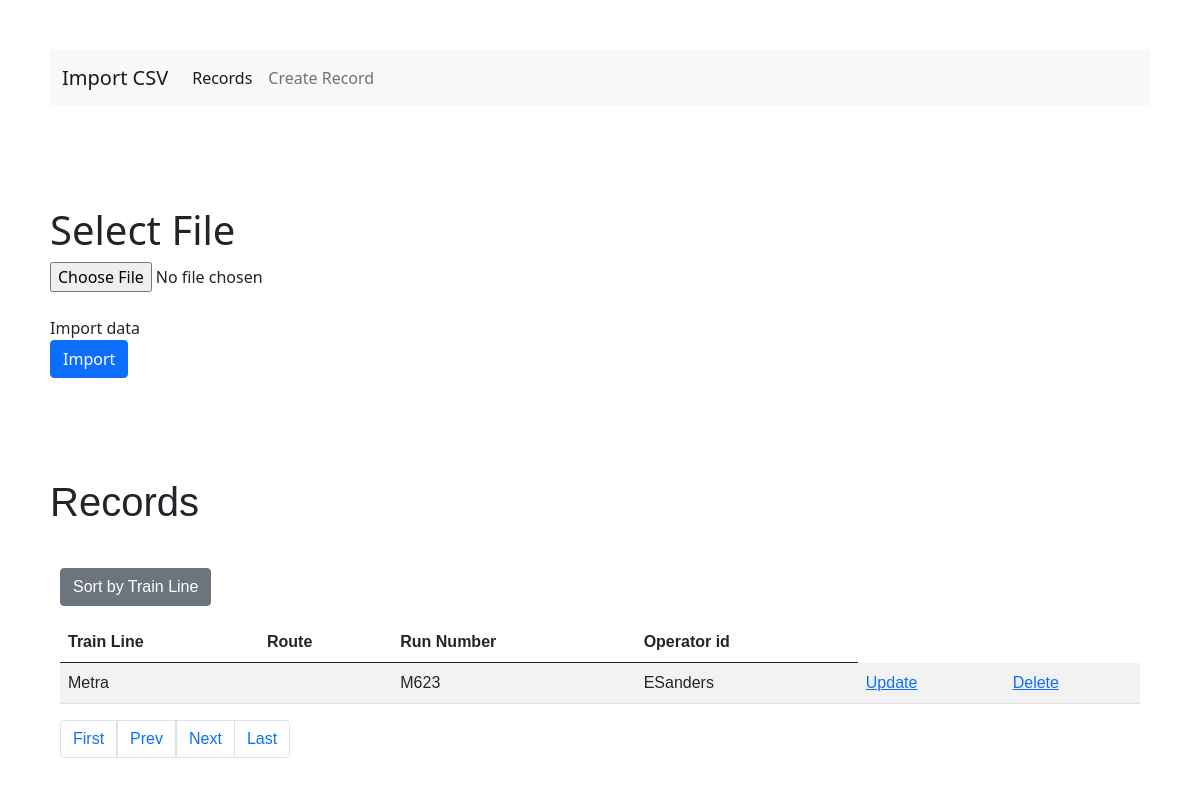
Screenshot of /?pageno=2 with the database file from the repository.
### tables this page shows
CREATE TABLE `Message` (
  `TrainLine` varchar(500) NOT NULL,
  `Route` varchar(500) NOT NULL,
  `RunNumber` varchar(500) NOT NULL,
  `OperatorID` varchar(500) NOT NULL
);

### index.php (the view, shortened to what this page needs)
<?php
require_once 'configs.php';
if (isset($_GET['pageno'])) {
    $pageno = $_GET['pageno'];
} else {
    $pageno = 1;
}
$no_of_records_per_page = 5;
$offset = ($pageno-1) * $no_of_records_per_page;
$total_pages_sql = "SELECT COUNT(*) FROM Message";
$result = mysqli_query($conn,$total_pages_sql);
$total_rows = mysqli_fetch_array($result)[0];
$total_pages = ceil($total_rows / $no_of_records_per_page);
?>
<!DOCTYPE html>
<html>
<head>
    <link href="https://cdn.jsdelivr.net/npm/bootstrap@5.1.0/dist/css/bootstrap.min.css" rel="stylesheet">
</head>
<body style = "padding: 50px">
<nav class="navbar navbar-expand-lg navbar-light bg-light">
    <div class="container-fluid">
        <a class="navbar-brand" href="#">Import CSV </a>
        <div class="collapse navbar-collapse" id="navbarNav">
            <ul class="navbar-nav">
                <li class="nav-item">
                    <a class="nav-link active" aria-current="page" href="./index.php">Records</a>
                </li>
                <li class="nav-item">
                    <a class="nav-link" href="./addRec.php">Create Record</a>
                </li>
        </div>
    </div>
</nav>
    <div class="row" style="padding-top: 100px; padding-bottom: 100px">
        <form class="form-horizontal" action="functions.php" method="post" name="upload_excel" enctype="multipart/form-data">
            <fieldset>
                <div class="form-group">
                    <label class="col-md-4 control-label" for="filebutton"><h1>Select File</h1></label>
                    <div class="col-md-4">
                        <input type="file" name="file" id="file" class="input-large">
                    </div>
                </div>
                <br>
                <div class="form-group">
                    <label class="col-md-4 control-label" for="singlebutton">Import data</label>
                    <div class="col-md-4">
                        <button type="submit" id="submit" name="Import" class="btn btn-primary button-loading" data-loading-text="Loading...">Import</button>
                    </div>
                </div>
            </fieldset>
        </form>
    </div>
                    <div  style= "font-family:'Arial'">
                <div>
                    <h1>Records</h1>
                <br>
                <?php
                $sql = "SELECT * FROM Message
                ORDER BY RunNumber LIMIT $offset, $no_of_records_per_page";
                if ($result = $conn->query($sql)) {
                    ?>
                <div class="table-responsive-xl" style = "overflow-y:scroll; height : 700px; padding: 10px;" >
                    <p><button class=" btn btn-secondary" onclick="sortTable()">Sort by Train Line </button></p>
                    <table class="table table-striped" id="myTable">
                        <thead>
                        <th> Train Line</th>
                        <th> Route </th>
                        <th> Run Number </th>
                        <th> Operator id</th>
                        </thead>
                        <tbody>
                        <?php
                        while ($row = $result->fetch_row()) {
                            ?>
                            <tr>
                                <td><?php printf("%s", $row[0]); ?> </td>
                                <td><?php printf("%s", $row[1]); ?> </td>
                                <td><?php printf("%s", $row[2]); ?> </td>
                                <td><?php printf("%s", $row[3]); ?> </td>
                                <td><a href="update_interface.php?RunNumber=<?php echo $row[2] ?>">Update</a></td>
                                <td><a href="delete_record.php?RunNumber=<?php echo $row[2] ?>">Delete</a></td>
                            </tr>
                            <?php
                        }
                        ?>
                        </tbody>
                    </table>
                    <nav aria-label="Page navigation example">
                    <ul class="pagination">
                        <li class="page-item" ><a class ="page-link" href="?pageno=1">First</a></li>
                        <li class="<?php if($pageno <= 1){ echo 'disabled'; } ?>">
                            <a class ="page-link" href="<?php if($pageno <= 1){ echo '#'; } else { echo "?pageno=".($pageno - 1); } ?>">Prev</a>
                        </li>
                        <li class="<?php if($pageno >= $total_pages){ echo 'disabled'; } ?>">
                            <a class ="page-link" href="<?php if($pageno >= $total_pages){ echo '#'; } else { echo "?pageno=".($pageno + 1); } ?>">Next</a>
                        </li>
                        <li class="page-item" ><a class ="page-link" href="?pageno=<?php echo $total_pages; ?>">Last</a></li>
                    </ul>
                    </nav>
                </div>
                    <?php
                }
                ?>
                </div>
        </div>
</body>
</html>

### rows the page displays
message: TrainLine "Metra", RunNumber "M623", OperatorID "ESanders"
